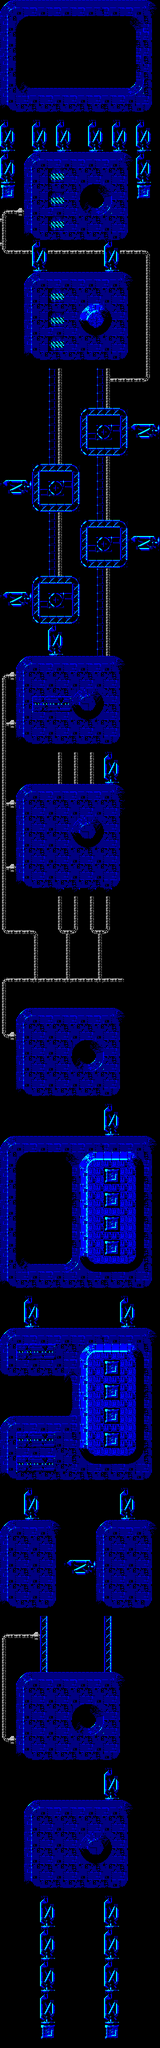

A level layout from a 2D game, rendered from its tile map. Below: a short description, then the map file with tile-grid data replaced by summaries:
An orthogonal 20x256 tile map with 16x16 px tiles, 1 tile layer (Tile Layer 1).

<map version="1.10" tiledversion="git" orientation="orthogonal" renderorder="right-down" width="20" height="256" tilewidth="16" tileheight="16" infinite="0" nextlayerid="2" nextobjectid="1">
 <tileset firstgid="1" source="shmup.tsx" />
 <layer id="1" name="Tile Layer 1" width="20" height="256">
  <data>[5120 cells, 2594 non-empty, 120 distinct tile ids]</data>
 </layer>
</map>
